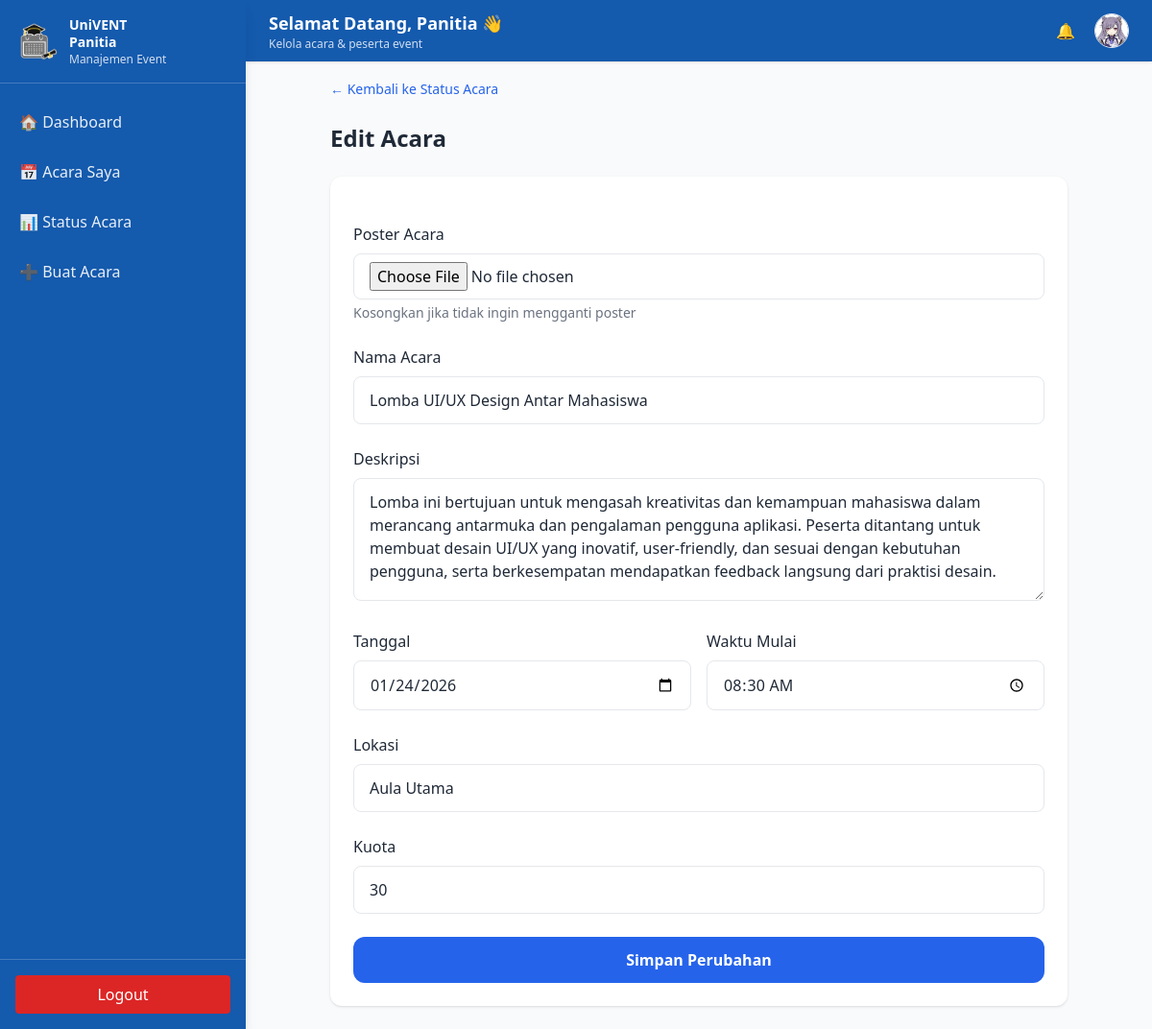
Page /univent-frontend/panitia/edit-acara.php?id=30 (signed in) on the committed database.
### tables this page shows
CREATE TABLE `event` (
  `id_event` int(11) NOT NULL,
  `id_panitia` int(11) NOT NULL,
  `id_kategori` int(11) NOT NULL,
  `nama_event` varchar(150) NOT NULL,
  `deskripsi` text DEFAULT NULL,
  `tanggal_event` date NOT NULL,
  `waktu_mulai` time DEFAULT NULL,
  `lokasi` varchar(150) NOT NULL,
  `poster` varchar(255) DEFAULT NULL,
  `kuota` int(11) NOT NULL,
  `status` enum('pending','approved','rejected') DEFAULT 'pending',
  `catatan_admin` text DEFAULT NULL,
  `id_admin` int(11) DEFAULT NULL
);

### univent-frontend/panitia/edit-acara.php (the view, shortened to what this page needs)
<?php
require "../config/koneksi.php";
$id_panitia = $_SESSION['user_id'] ?? null;
$id_event = $_GET['id'] ?? null;
$sql = "
  SELECT id_event, nama_event, deskripsi, tanggal_event, waktu_mulai,
         lokasi, kuota, poster
  FROM event
  WHERE id_event = ? AND id_panitia = ?
  LIMIT 1
";
$stmt = mysqli_prepare($conn, $sql);
mysqli_stmt_bind_param($stmt, "ii", $id_event, $id_panitia);
mysqli_stmt_execute($stmt);
$result = mysqli_stmt_get_result($stmt);
$event = mysqli_fetch_assoc($result);
?>
<!doctype html>
<html lang="id">
<head>
  <script src="https://cdn.tailwindcss.com"></script>
</head>
<body class="bg-gray-50 text-gray-800">
  <main id="panitia-main" class="p-6 transition-all duration-300">
    <section class="max-w-3xl mx-auto space-y-6">
      <a href="status-acara.php"
        class="text-sm text-blue-600 hover:underline">
        ← Kembali ke Status Acara
      </a>
      <h1 class="text-2xl font-semibold">Edit Acara</h1>
      <form
        action="edit-acara_proses.php"
        method="POST"
        enctype="multipart/form-data"
        class="bg-white shadow rounded-xl p-6 space-y-6"
      >
        <div>
          <label class="block font-medium mb-2">Poster Acara</label>
          <input type="file" name="poster"
            class="w-full border rounded-lg px-4 py-2">
          <p class="text-sm text-gray-500 mt-1">
            Kosongkan jika tidak ingin mengganti poster
          </p>
        </div>
        <div>
          <label class="block font-medium mb-2">Nama Acara</label>
          <input type="text" name="nama_event"
            class="w-full border rounded-lg px-4 py-3"
            value="<?= htmlspecialchars($event['nama_event']) ?>" required>
        </div>
        <div>
          <label class="block font-medium mb-2">Deskripsi</label>
          <textarea name="deskripsi"
            class="w-full border rounded-lg px-4 py-3 h-32"
            required><?= htmlspecialchars($event['deskripsi']) ?></textarea>
        </div>
        <div class="grid grid-cols-2 gap-4">
          <div>
            <label class="block font-medium mb-2">Tanggal</label>
            <input type="date" name="tanggal_event"
              class="w-full border rounded-lg px-4 py-3"
              value="<?= $event['tanggal_event'] ?>" required>
          </div>
          <div>
            <label class="block font-medium mb-2">Waktu Mulai</label>
            <input type="time" name="waktu_mulai"
              class="w-full border rounded-lg px-4 py-3"
              value="<?= $event['waktu_mulai'] ?>" required>
          </div>
        </div>
        <div>
          <label class="block font-medium mb-2">Lokasi</label>
          <input type="text" name="lokasi"
            class="w-full border rounded-lg px-4 py-3"
            value="<?= htmlspecialchars($event['lokasi']) ?>" required>
        </div>
        <div>
          <label class="block font-medium mb-2">Kuota</label>
          <input type="number" name="kuota" min="1"
            class="w-full border rounded-lg px-4 py-3"
            value="<?= $event['kuota'] ?>" required>
        </div>
        <button
          class="w-full bg-blue-600 text-white py-3 rounded-xl font-semibold hover:bg-blue-700">
          Simpan Perubahan
        </button>
      </form>
    </section>
  </main>
</body>
</html>

### rows in the picture
event: nama_event "Lomba UI/UX Design Antar Mahasiswa", deskripsi "Lomba ini bertujuan untuk mengasah kreativitas dan kemampuan mahasiswa dalam merancang antarmuka dan pengalaman pengguna aplikasi. Peserta ditantang untuk membuat desain UI/UX yang inovatif, user-friendly, dan sesuai dengan kebutuhan pengguna, serta berkesempatan mendapatkan feedback langsung dari praktisi desain.", tanggal_event "01/24/2026", waktu_mulai "08:30:00", lokasi "Aula Utama", kuota "30"
